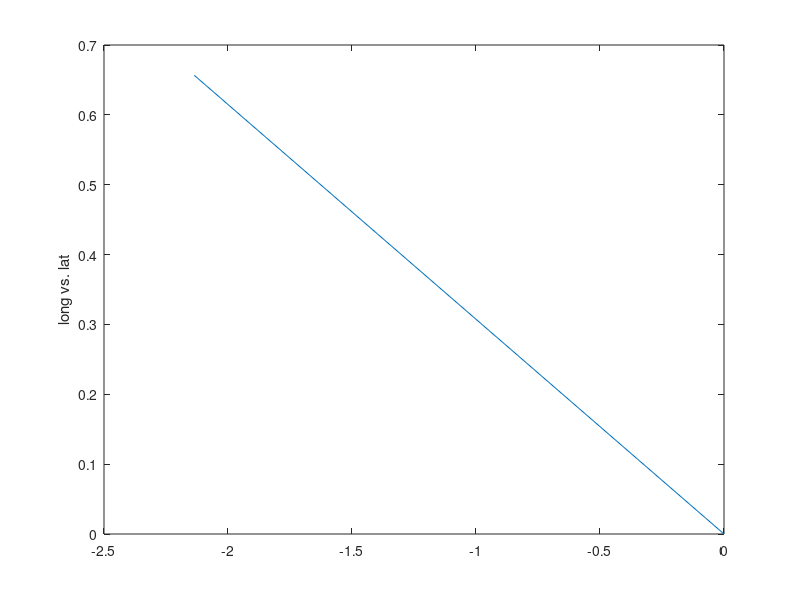
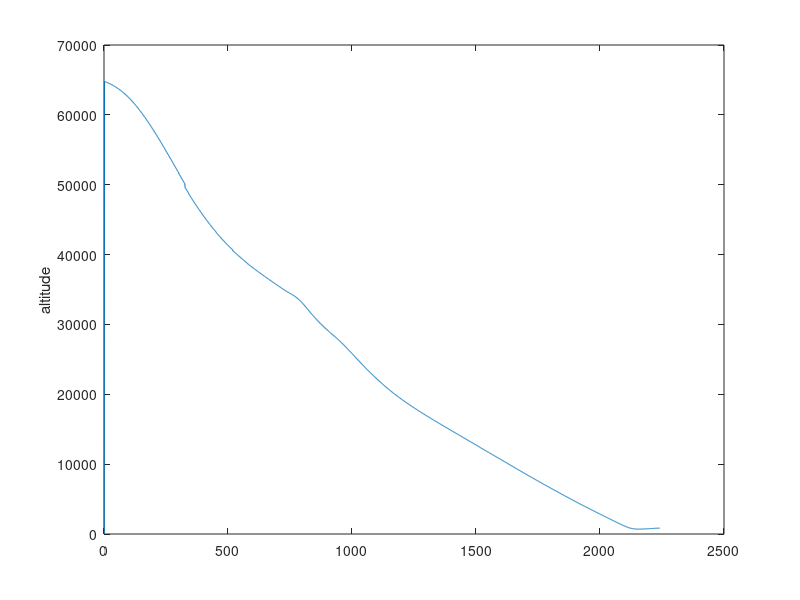
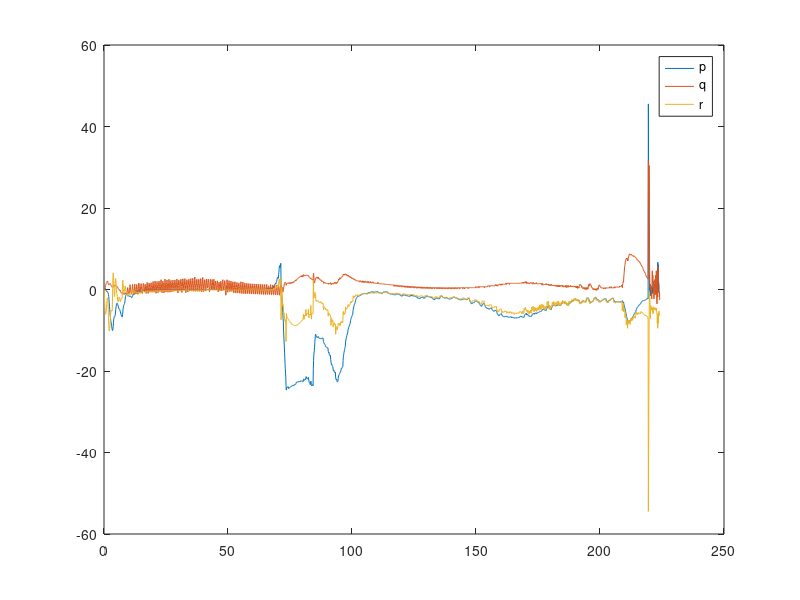
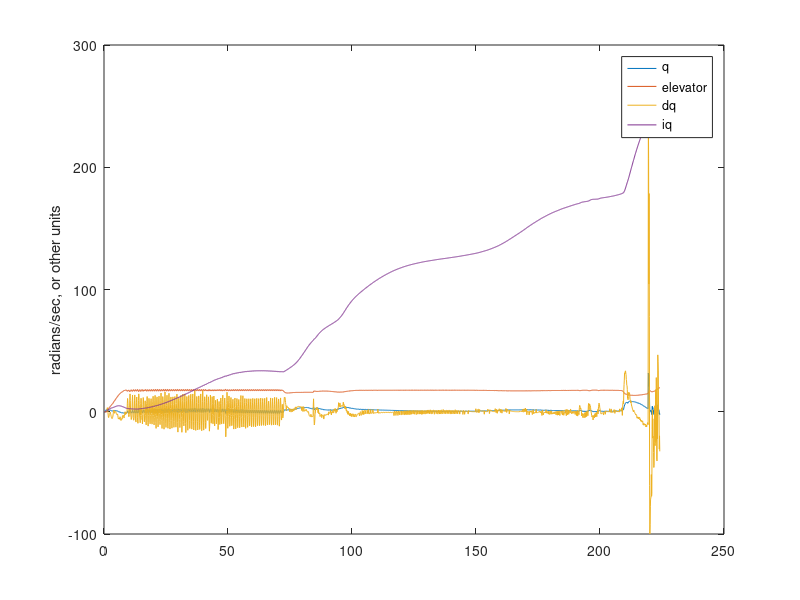

Source code (MATLAB) for these figures, in order:

clear;

f = csvread('telemetry.csv');
%fid = fopen("telemetry.csv");
%f = fscanf(fid,'%f,%f,%f',[3, 1000]);
f = f';


len =size(f,2)
t = [1:len]/10;

figure(1);
plot(f(1,:), f(2,:));
ylabel('long vs. lat');

figure(2),
plot(f(3,:));
ylabel('altitude');

r2d = 180/pi;
p = f(4,:)*r2d;
q = f(5,:)*r2d;
dq = f(10,:);
iq = f(11,:);
r = f(6,:)*r2d;

err_head = f(12,:);
derr_head = f(13,:);
ierr_head = f(14,:);

elev = f(7,:);
rud = f(8,:);
ail = f(9,:);

figure(3),
plot(t,p, t,q,t,r);
legend('p','q','r');

figure(4),
factor = 100; % max(abs(q))/ max(abs(elev));
plot(t,q, t, elev*factor,t,dq*500, t, iq*50);
ylabel('radians/sec, or other units');
legend('q', 'elevator', 'dq','iq');

figure(5),
plot(t,rud*100, t,err_head, t, derr_head*10, t, ierr_head/10);
legend('rudder', 'error heading', 'derror heading', 'ierr_head');
